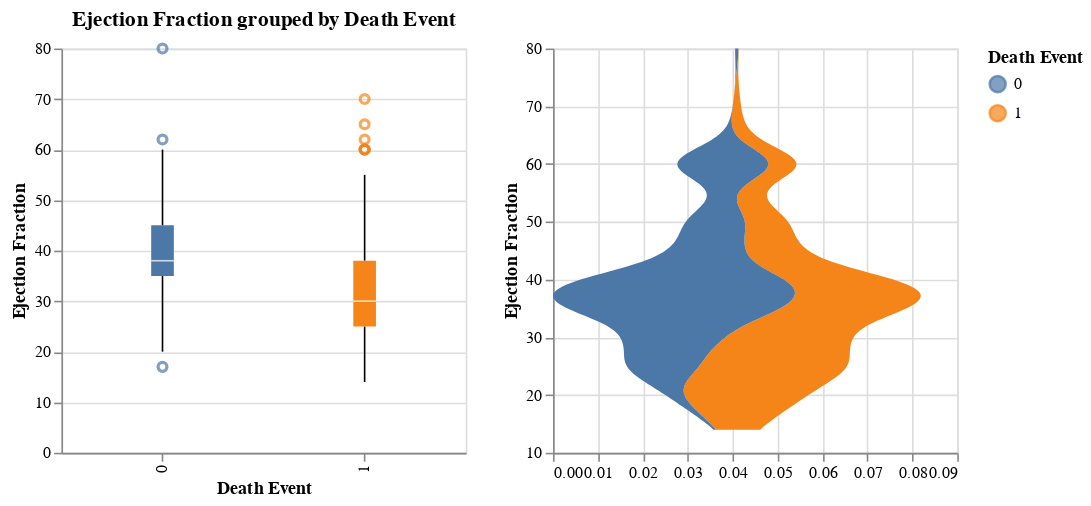

Notebook code for this chart:
### Markdown cell above
**Boxplot**
Boxplot to examine relationship between Ejection Fraction and Death Event

**Violin Plot**
Violin Plot to examine relationship between ejection fraction and death event

### Code cell
box = alt.Chart(data).mark_boxplot().encode(
    x=alt.X('DEATH_EVENT:N', title="Death Event"),
    y=alt.Y('ejection_fraction:Q', title="Ejection Fraction"),
    tooltip = ['ejection_fraction','DEATH_EVENT'],
    color='DEATH_EVENT:N'
).properties(title="Ejection Fraction grouped by Death Event").properties(width=250, height=250)

violin = alt.Chart(data).transform_density(
    'ejection_fraction',
    as_=['ejection_fraction', 'density'],
    groupby=['DEATH_EVENT']
).mark_area(orient='horizontal').encode(
    x=alt.X('density:Q', stack='center', title=None),
    y=alt.Y('ejection_fraction:Q', title='Ejection Fraction'),
    color=alt.Color('DEATH_EVENT:N', title='Death Event'),
    tooltip=['ejection_fraction', 'DEATH_EVENT']
).properties(
    width=250,
    height=250
)

box | violin

### Figure 1 — Vega-Lite specification as saved in the notebook (floating-point values rounded to 4 significant figures; data arrays with more than 128 entries replaced by an {"elided": "..."} marker saying what was removed)
{"config": {"view": {"continuousWidth": 300, "continuousHeight": 300}}, "hconcat": [{"mark": {"type": "boxplot"}, "encoding": {"color": {"field": "DEATH_EVENT", "type": "nominal"}, "tooltip": [{"field": "ejection_fraction", "type": "quantitative"}, {"field": "DEATH_EVENT", "type": "quantitative"}], "x": {"field": "DEATH_EVENT", "title": "Death Event", "type": "nominal"}, "y": {"field": "ejection_fraction", "title": "Ejection Fraction", "type": "quantitative"}}, "height": 250, "title": "Ejection Fraction grouped by Death Event", "width": 250}, {"mark": {"type": "area", "orient": "horizontal"}, "encoding": {"color": {"field": "DEATH_EVENT", "title": "Death Event", "type": "nominal"}, "tooltip": [{"field": "ejection_fraction", "type": "quantitative"}, {"field": "DEATH_EVENT", "type": "quantitative"}], "x": {"field": "density", "stack": "center", "title": null, "type": "quantitative"}, "y": {"field": "ejection_fraction", "title": "Ejection Fraction", "type": "quantitative"}}, "height": 250, "transform": [{"density": "ejection_fraction", "groupby": ["DEATH_EVENT"], "as": ["ejection_fraction", "density"]}], "width": 250}], "data": {"name": "data-bf7a88f5ce330528452de66944dd6b3a"}, "$schema": "https://vega.github.io/schema/vega-lite/v5.8.0.json", "datasets": {"data-bf7a88f5ce330528452de66944dd6b3a": {"elided": "299 records"}}}
